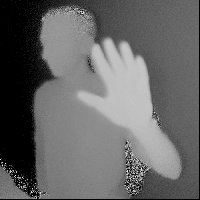
#> input picture samples/haar-training/a-rogner/00178.png, 200 x 200 px
$ python detect.py --file ../samples/haar-training/a-rogner/00178.png   (Python 2 division)
#> lines starting #> are read from the running program, lines starting #| are printed output that depends on the picture; after the words box and inside, x2 and y2 are one past the last pixel; in counts of white or black regions, pixels touching at a corner belong together
### sources/haar.py
#!/usr/bin/env python

import cv2
from optparse import OptionParser

def haarInit(cascadeXml):
	return cv2.CascadeClassifier(cascadeXml)

def haarDetectHands(classifier, im):
	return classifier.detectMultiScale(im)

# [16 lines that do not run on import are left out]

### sources/detect.py
#!/usr/bin/python

import cv
import cv2
import numpy as np
import copy
from optparse import OptionParser
import haar
import os


# [4 lines left out: function loadRawSample, not called in this run]

def loadSample(file):
  im = cv2.imread(file)
#> im is the input picture: shape (200, 200, 3); min 0, max 254, mean 102
  img = cv2.cvtColor(im, cv2.COLOR_BGR2GRAY).astype('uint8')
  return img

def extractBinary(img):
  element = cv2.getStructuringElement(cv2.MORPH_ELLIPSE, (3,3))
  #img = cv2.equalizeHist(img)

  # remove artefacts and noise
  img = cv2.erode(img, element)
  #img = cv2.dilate(img, element)

  # renormalize
  #img = ((img/np.max(img).astype('float'))*255).astype('uint8')

  thresh = findThresh(smoothHist(img))

  if thresh is not None:
    _, imb = cv2.threshold(img, thresh, 255, cv2.THRESH_BINARY)
  else:
    _, imb = cv2.threshold(img,0,255,cv2.THRESH_BINARY+cv2.THRESH_OTSU)
  return imb

def drawPolygon(im, points, color, thickness=1):

  first = None
  last  = None
  prev  = None

  for p in points:
    if first == None:
      first = p
    else:
      cv2.line(im, prev, p, color, thickness)

    prev = p
    last = p

  cv2.line(im, last, first, color, thickness)

def drawPoints(im, points, color, radius = 2):
  for p in points:
    cv2.circle(im, p, radius, color, -1)

def drawOrientation(im, ellipse, color, thickness):
  e = ellipse
  cv2.ellipse(im, (e[0], (0, e[1][1]), e[2]), color, thickness)

def bestContourAsInt(contours, minArea = -1):
  maxArea = -1
  contour = None

  for cnt in contours:
    cnt_int = cnt.astype('int')
    area = cv2.contourArea(cnt_int)
    if(area > maxArea and area > minArea):
      contour = cnt_int
      maxArea = area

  return contour

def refineHullDefects(hull, defects, contour, thresh):
  hull_refined = list(hull)
  defects_points = list()

  for d in defects:
    index = hull.index(tuple(contour[d[0][0]][0]))
    value = tuple(contour[d[0][2]][0])

    if(d[0][3] > thresh):
      hull_refined.insert(index, value)
      defects_points.append(value)

  return hull_refined, defects_points

def drawResult(im, features):
  imc = cv2.cvtColor(im, cv2.COLOR_GRAY2RGB)

  drawPolygon(imc, features.get('hull'), (0, 255, 255), 2)
  drawPolygon(imc, features.get('shape'), (0, 255, 0), 2)
  drawPoints(imc, features.get('defects'), (255, 0, 0), 4)
  drawPoints(imc, [features.get('centroid')], (255, 0, 255), 6)
  drawOrientation(imc, features.get('boundingellipse'), (0, 0, 255), 1)

  return imc

def packFeatures(contour, hull, defects, shape, rect):
  ellipse = cv2.fitEllipse(contour)

  #(x,y,w,h) = rect if rect is not None else (0,0,shape[1],shape[0])

  M = cv2.moments(contour)
  centroid_x = int(M['m10']/M['m00'])
  centroid_y = int(M['m01']/M['m00'])
  center = (centroid_x, centroid_y)


  return {'contour': contour, 'hull': hull, 'defects_nb': len(defects), 'defects': defects, 'shape': shape, 'boundingellipse': ellipse, 'angle': ellipse[2], 'centroid': center, 'rect': rect}

def findROI(img, haarc):
  hands = haar.haarDetectHands(haarc, img)

  maxi = 0
  rect = None
  for (x,y,w,h) in hands:
    if(w*h > maxi):
      maxi = w*h
      rect = (x,y,w,h)

  if rect is not None:
    (x,y,w,h) = rect
    imr = img[y:y+h, x:x+w]
  else:
    imr = img

  cv2.namedWindow("ROI")
  cv2.imshow("ROI", imr)

  return imr, rect

def loadAndProcess(file, haarc):
  return process(loadSample(file), haarc)

def process(file, haarc=None,silent=False):

  if haarc is None:
    haarc = haar.haarInit(os.path.dirname(os.path.realpath(__file__)) + '/../haar/cascade.xml')

  img_ref       = file
  img, rect     = findROI(img_ref, haarc)
#> in findROI, `hands = haar.haarDetectHands(haarc, img)`: hands = [[62, 22, 110, 110]]
#> the loop in findROI, `for (x,y,w,h) in hands:` made 1 pass
#> (x, y, w, h, maxi) on pass 1: (62, 22, 110, 110, 12100)
#> after the loop in findROI, `for (x,y,w,h) in hands:`: maxi = 12100
#> in findROI, `(x,y,w,h) = rect`: x = 62; y = 22; w = 110
#> rect = (62, 22, 110, 110)
  imb           = extractBinary(img)
#> in extractBinary, `img = cv2.erode(img, element)`:
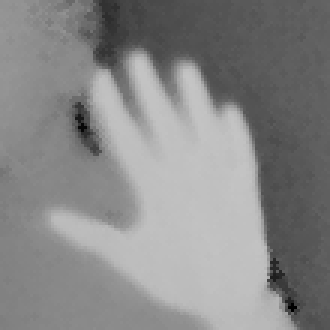
#> img: shape (110, 110) (shown 3 times larger); min 0, max 197, mean 136
#> in smoothHist, `hist_item = cv2.calcHist([im],[0],None,[256],[0,255])`: hist_item = 256 values, max 644 at index 192, min 0 at index 1, mean 47.27
#> in smoothHist, `hist=np.int32(np.around(hist_item))`: hist = 256 values, max 255 at index 192, min 0 at index 1, mean 18.73
#> in smoothHist, `data = [int(x[0]) for x in hist]`: data has the same summary as hist
#> in smoothHist, `data = np.convolve([b,b,b,b,b], data, 'same').astype('uint8')`: data = 256 values, max 168 at index 191, min 0 at index 0, mean 18.44
#> in smoothHist, `data = np.convolve([b,b,b,b,b], data, 'same').astype('uint8')`: data = 256 values, max 149 at index 191, min 0 at index 0, mean 18.19
#> in findThresh, `peaks = []`: peaks = []
#> after the loop in findThresh, `for i in range(3, len(a)-3):`: last = 190; peaks = [85, 136, 167, 190]
#> in extractBinary, `thresh = findThresh(smoothHist(img))`: thresh = 178
#> in extractBinary, `_, imb = cv2.threshold(img, thresh, 255, cv2.THRESH_BINARY)`:
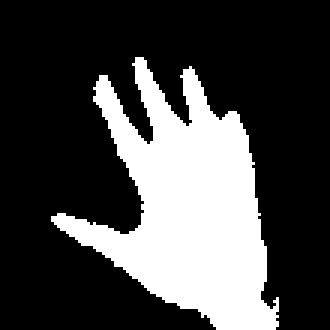
#> imb: shape (110, 110) (shown 3 times larger); 27.7% white; 1 white region
  imb_contours  = imb.copy()
  vect          = None
  img_tr = np.copy(img_ref)

  if not silent:
    debugThresh(img)
#> in debugThresh, `data = smoothHist(im)`: data = 256 values, max 179 at index 192, min 0 at index 0, mean 20.64
#> in debugThresh, `pts = np.column_stack((bins,data))`: pts = 256 pairs, first value 0 to 255, second value 0 to 179
#> in debugThresh, `thresh = findThresh(data)`: thresh = 164

  if rect is None:
    img_ref = cv2.cvtColor(img_ref,cv2.COLOR_GRAY2BGR)
    return img_ref, img_ref, None

  contours, _ = cv2.findContours(imb_contours, cv2.RETR_TREE, cv2.CHAIN_APPROX_SIMPLE)
#> contours = 1 contour; box (x1, y1, x2, y2) and area: (17, 19, 93, 110) 3174

  if contours:
    contour     = bestContourAsInt(contours)
#> the loop in bestContourAsInt, `for cnt in contours:` made 1 pass
#> (area, maxArea) on pass 1: (3174, 3174)
#> after the loop in bestContourAsInt, `for cnt in contours:`: contour = 197 rows, first 8: [45, 19], [45, 20], [44, 21], [45, 22], [45, 27], [46, 28], [46, 29], [47, 30]; maxArea = 3174
    hull        = cv2.convexHull(contour, returnPoints=False).astype('int')
#> hull = 18 values, max 196 at index 0, min 0 at index 17, mean 108.6
    defects     = cv2.convexityDefects(contour, hull)
#> defects = 13 rows, first 6: [0, 34, 17, 7098], [34, 38, 35, 114], [38, 88, 68, 7461], [90, 94, 93, 179], [94, 105, 99, 475], [105, 109, 108, 176]

    hull_points     = [tuple(p[0]) for p in cv2.convexHull(contour, returnPoints=True)]
#> hull_points = [(47, 19), (63, 22), (79, 38), (82, 45), (84, 54), (92, 99), (92, 108), (91, 109), (72, 109), (55, 100), (50, 97), (27, 81), (20, 76), (17, 73), (17, 72), (31, 29), (33, 25), (45, 19)]
    contour_points  = [tuple(p[0]) for p in contour]
#> contour_points = 197 pairs, first value 17 to 92, second value 19 to 109

    hull_refined, defects_points = refineHullDefects(hull_points, defects, contour, 2500)
#> in refineHullDefects, `hull_refined = list(hull)`: hull_refined has the same summary as hull_points in process
#> the loop in refineHullDefects, `for d in defects:` made 13 passes
#> (d, index, value) on passes 1 to 8: ([[0, 34, 17, 7098]], 17, (49, 48)), ([[34, 38, 35, 114]], 16, (33, 26)), ([[38, 88, 68, 7461]], 15, (47, 74)), ([[90, 94, 93, 179]], 12, (24, 78)), ([[94, 105, 99, 475]], 11, (36, 85)), ([[105, 109, 108, 176]], 10, (53, 98)), ([[109, 118, 112, 745]], 9, (65, 102)), ([[120, 126, 122, 256]], 6, (91, 106))
#> after the loop in refineHullDefects, `for d in defects:`: defects_points = [(49, 48), (47, 74), (62, 42)]; hull_refined = [(47, 19), (62, 42), (63, 22), (79, 38), (82, 45), (84, 54), (92, 99), (92, 108), (91, 109), (72, 109), (55, 100), (50, 97), (27, 81), (20, 76), (17, 73), (17, 72), (47, 74), (31, 29), (33, 25), (49, 48), (45, 19)]
#> defects_points = [(49, 48), (47, 74), (62, 42)]

    features = packFeatures(contour, hull_points, defects_points, hull_refined, rect)
#> in packFeatures, `ellipse = cv2.fitEllipse(contour)`: ellipse = ((59.47, 66.01), (63.46, 87.38), 145.7)
#> in packFeatures, `M = cv2.moments(contour)`: M = moments, m00 3174, centre m10/m00, m01/m00 = (62.21, 69.2)
#> in packFeatures, `centroid_x = int(M['m10']/M['m00'])`: centroid_x = 62
#> in packFeatures, `centroid_y = int(M['m01']/M['m00'])`: centroid_y = 69
#> in packFeatures, `center = (centroid_x, centroid_y)`: center = (62, 69)
#> features = 9 items

    img = drawResult(img, features)
#> the loop in drawPolygon, `for p in points:` made 18 passes
#> the loop in drawPolygon (call 2), `for p in points:` made 21 passes
#> call 3 of drawPoints, with color = (255, 0, 255), radius = 6
#> after the loop in drawPoints (call 3), `for p in points:`:
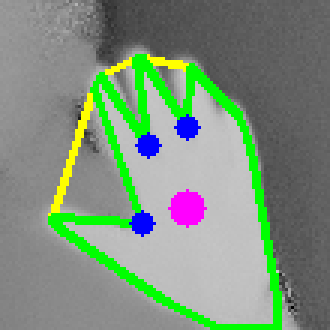
#> im: shape (110, 110, 3) (shown 3 times larger); mean B, G, R 125.8, 145.5, 126.4
#> in drawOrientation, `cv2.ellipse(im, (e[0], (0, e[1][1]), e[2]), color, thickness)`:
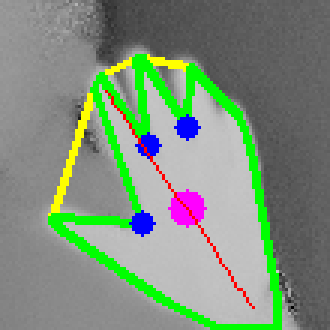
#> im: shape (110, 110, 3) (shown 3 times larger); 0.61% of pixels changed, all inside (x1, y1, x2, y2) = (35, 30, 85, 103)

    img_ref = cv2.cvtColor(img_ref,cv2.COLOR_GRAY2BGR)

    (x,y,w,h) = rect
#> x = 62; y = 22; w = 110; h = 110
    img_ref[y:y+h, x:x+w] = img
    cv2.rectangle(img_ref, (x,y), (x+w,y+h), (255,0,0))
    img_tr[y:y+h, x:x+w] = imb
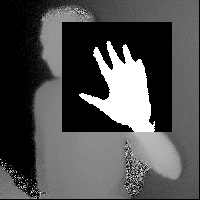
#> img_tr: shape (200, 200); min 0, max 255, mean 80.7


  else:
    img_ref = cv2.cvtColor(img_ref,cv2.COLOR_GRAY2BGR)
    img_tr = imb

  densityVect = zoning(imb)
#> in binaryCrop, `y = vertInd[0][0] if vertInd[0].size else 0`: y = 17
#> in binaryCrop, `y2 = vertInd[0][-1] if vertInd[0].size else imb.shape[0]`: y2 = 92
#> in binaryCrop, `x = horInd[0][0] if horInd[0].size else 0`: x = 19
#> in binaryCrop, `x2 = horInd[0][-1] if horInd[0].size else imb.shape[1]`: x2 = 109
#> in binaryCrop, `crop = imb[x:x2,y:y2]`:
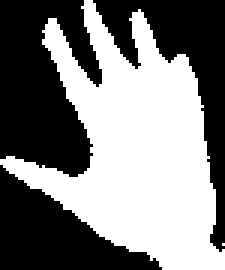
#> crop: shape (90, 75) (shown 3 times larger); 49.3% white; 2 white regions (1 under 20 px), largest, box (x1, y1, x2, y2) and area: (0, 0, 75, 90) 3326
#> after the loop in zoning, `for i in range(0,imWidth-stepW,stepW):`: density = 49 values, max 1 at index 30, min 0 at index 0, mean 0.54; x = 8
#> densityVect has the same summary as density in zoning
  img_tr = cv2.cvtColor(img_tr,cv2.COLOR_GRAY2BGR)
#> img_tr: shape (200, 200, 3)

  return img_ref, img_tr,densityVect

def smoothHist(im):
  hist_item = cv2.calcHist([im],[0],None,[256],[0,255])
  cv2.normalize(hist_item,hist_item,0,255,cv2.NORM_MINMAX)
  hist=np.int32(np.around(hist_item))

  data = [int(x[0]) for x in hist]
  b = 1/5.
  data = np.convolve([b,b,b,b,b], data, 'same').astype('uint8')
  data = np.convolve([b,b,b,b,b], data, 'same').astype('uint8')

  return data

def findThresh(a):
  peaks = []
  last = -999
  default = None

  if len(a) < 3:
    return default

  for i in range(3, len(a)-3):
    if(a[i] > a[i-3] and a[i] > a[i+3] and i-last > 4 ):
      last = i
      peaks.append(i)

  if len(peaks) > 1:
    return int(peaks[-2] + (peaks[-1] - peaks[-2])/2)
  else:
    return default

def debugThresh(im):
  cv2.namedWindow("dt")
  h = np.zeros((300,256,3))
  bins = np.arange(256).reshape(256,1)
  color = (255,0,0)

  data = smoothHist(im)

  pts = np.column_stack((bins,data))
  cv2.polylines(h,[pts],False,color)
  h=np.flipud(h).astype('uint8')

  thresh = findThresh(data)

  if thresh is not None:
    #print thresh, data[thresh]
    drawPoints(h, [(int(thresh), int(300-data[thresh]))], (0,0,255))

  cv2.imshow("dt", h)

def zoning(imb):

  cut = 7
  imHand = binaryCrop(imb)

  imWidth = imHand.shape[1]
  imHeight = imHand.shape[0]

  stepH = imHeight/cut -1
  stepW = imWidth/cut -1

  if(stepH < 1):
    stepH = 1

  if (stepW < 1):
    stepW = 1

  if imWidth <= cut or imHeight <= cut:
    return None

  density = []

  x = 1

  for i in range(0,imWidth-stepW,stepW):

    if x>cut:
      continue

    x = x+1
    y = 1

    for j in range(0,imHeight-stepH,stepH):

      if y>cut :
        continue

      y = y+1

      zone = imHand[j:j+stepH,i:i+stepW]
      zoneSize = zone.shape[0]*zone.shape[1]

      density.append(float(np.count_nonzero(zone))/float(zoneSize))


  if(len(density)!= cut*cut):
    print "Cut is too large for ROI"
    return None

  return density

def binaryCrop(imb):

  vertInd = np.where(np.argmax(imb,axis = 0)>0)
  y = vertInd[0][0] if vertInd[0].size else 0
  y2 = vertInd[0][-1] if vertInd[0].size else imb.shape[0]

  horInd = np.where(np.argmax(imb,axis = 1)>0)
  x = horInd[0][0] if horInd[0].size else 0
  x2 = horInd[0][-1] if horInd[0].size else imb.shape[1]

  crop = imb[x:x2,y:y2]
  return crop


if __name__ == '__main__' :

  parser = OptionParser()
  parser.add_option("-f", "--file", dest="filename", help="File to import", metavar="FILE")
  parser.add_option("-m", "--mode", dest="mode", help="Detection mode (if cdt)", metavar="MODE")
  (options, args) = parser.parse_args()


  cv2.namedWindow("Debug")
  cv2.namedWindow("Result")

  img_result, img_debug, density = process(loadSample(options.filename))

  cv2.imshow("Debug", img_debug)
  cv2.imshow("Result", img_result)

  debugThresh(loadSample(options.filename))
#> in debugThresh (call 2), `bins = np.arange(256).reshape(256,1)`: bins = 256 values from 0 to 255
#> in debugThresh (call 2), `data = smoothHist(im)`: data = 256 values, max 33 at index 2, min 0 at index 199, mean 6.06
#> in debugThresh (call 2), `pts = np.column_stack((bins,data))`: pts = 256 pairs, first value 0 to 255, second value 0 to 33
#> in debugThresh (call 2), `cv2.polylines(h,[pts],False,color)`:
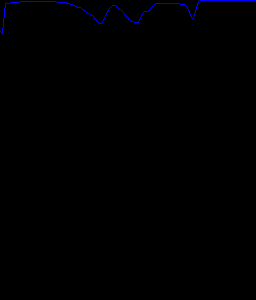
#> h: shape (300, 256, 3) float64; mean of channels 0, 1, 2 1, 0, 0; drawn as B, G, R
#> in debugThresh (call 2), `thresh = findThresh(data)`: thresh = 163

  cv2.waitKey(0)

$ run again, on samples/haar-training/a-rogner/00297.png
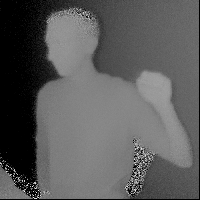
#> input picture samples/haar-training/a-rogner/00297.png, 200 x 200 px
#> in loadSample, im is the input picture: shape (200, 200, 3); min 0, max 250, mean 91.2
#> hands = [[127, 55, 58, 58], [134, 102, 59, 59]]
#> the loop in findROI, `for (x,y,w,h) in hands:` made 2 passes
#> (x, y, w, h, maxi) on passes 1 to 2: (127, 55, 58, 58, 3364), (134, 102, 59, 59, 3481)
#> after the loop in findROI, `for (x,y,w,h) in hands:`: maxi = 3481
#> in findROI, `(x,y,w,h) = rect`: x = 134; y = 102; w = 59
#> in process, `img, rect     = findROI(img_ref, haarc)`: rect = (134, 102, 59, 59)
#> hist_item = 256 values, max 339 at index 131, min 0 at index 1, mean 13.6
#> hist = 256 values, max 255 at index 131, min 0 at index 1, mean 10.26
#> in smoothHist, `data = [int(x[0]) for x in hist]`: data has the same summary as hist
#> in smoothHist, `data = np.convolve([b,b,b,b,b], data, 'same').astype('uint8')`: data = 256 values, max 171 at index 131, min 0 at index 3, mean 10.01
#> in smoothHist, `data = np.convolve([b,b,b,b,b], data, 'same').astype('uint8')`: data = 256 values, max 149 at index 131, min 0 at index 4, mean 9.77
#> in findThresh, `peaks = []`: peaks = []
#> after the loop in findThresh, `for i in range(3, len(a)-3):`: last = 130; peaks = [20, 36, 51, 76, 95, 130]
#> in extractBinary, `thresh = findThresh(smoothHist(img))`: thresh = 112
#> in extractBinary, `_, imb = cv2.threshold(img, thresh, 255, cv2.THRESH_BINARY)`:
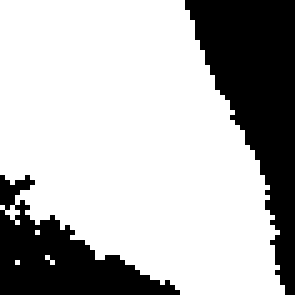
#> imb: shape (59, 59) (shown 5 times larger); 71.4% white; 2 black regions
#> in debugThresh, `data = smoothHist(im)`: data = 256 values, max 180 at index 133, min 0 at index 0, mean 12.24
#> pts = 256 pairs, first value 0 to 255, second value 0 to 180
#> in debugThresh, `thresh = findThresh(data)`: thresh = 115
#> contours = 4 contours, 3 with area under 20; largest, box (x1, y1, x2, y2) and area: (0, 0, 57, 59) 2374
#> the loop in bestContourAsInt, `for cnt in contours:` made 4 passes
#> (area, maxArea) on pass 4: (2374.5, 2374.5)
#> after the loop in bestContourAsInt, `for cnt in contours:`: contour = 87 rows, first 8: [0, 0], [0, 34], [2, 36], [3, 35], [4, 35], [5, 34], [7, 36], [5, 38]; maxArea = 2374.5
#> hull = [86, 82, 64, 60, 53, 45, 44, 43, 31, 13, 12, 0]
#> defects = [[0, 12, 6, 1792], [13, 31, 17, 1275], [31, 43, 34, 627], [45, 53, 52, 556], [53, 60, 56, 472], [60, 64, 63, 190], [64, 82, 73, 473], [82, 86, 83, 114]]
#> hull_points = [(36, 0), (38, 4), (51, 32), (53, 37), (55, 46), (56, 57), (56, 58), (36, 58), (19, 51), (3, 44), (0, 41), (0, 0)]
#> contour_points = 87 pairs, first value 0 to 56, second value 0 to 58
#> in refineHullDefects, `hull_refined = list(hull)`: hull_refined has the same summary as hull_points in process
#> the loop in refineHullDefects, `for d in defects:` made 8 passes
#> (d, index, value) on passes 1 to 8: ([[0, 12, 6, 1792]], 11, (7, 36)), ([[13, 31, 17, 1275]], 9, (4, 39)), ([[31, 43, 34, 627]], 8, (23, 50)), ([[45, 53, 52, 556]], 5, (53, 48)), ([[53, 60, 56, 472]], 4, (52, 41)), ([[60, 64, 63, 190]], 3, (51, 34)), ([[64, 82, 73, 473]], 2, (42, 17)), ([[82, 86, 83, 114]], 1, (37, 3))
#> after the loop in refineHullDefects, `for d in defects:`: defects_points = []
#> in process, `hull_refined, defects_points = refineHullDefects(hull_points, defects,..`: hull_refined has the same summary as hull_points
#> ellipse = ((20.16, 22.24), (46.75, 87.82), 138.3)
#> M = moments, m00 2374.5, centre m10/m00, m01/m00 = (26.16, 28.07)
#> centroid_x = 26
#> centroid_y = 28
#> center = (26, 28)
#> features = 9 items
#> the loop in drawPolygon, `for p in points:` made 12 passes
#> the loop in drawPolygon (call 2), `for p in points:` made 12 passes
#> in process, `(x,y,w,h) = rect`: x = 134; y = 102; w = 59
#> in binaryCrop, `y = vertInd[0][0] if vertInd[0].size else 0`: y = 37
#> y2 = 56
#> in binaryCrop, `x = horInd[0][0] if horInd[0].size else 0`: x = 35
#> x2 = 58
#> after the loop in zoning, `for i in range(0,imWidth-stepW,stepW):`: density = 49 values from 1 to 1; x = 8
#> densityVect = 49 values from 1 to 1
#> bins = 256 values from 0 to 255
#> in debugThresh (call 2), `data = smoothHist(im)`: data = 256 values, max 43 at index 131, min 0 at index 159, mean 5.97
#> pts = 256 pairs, first value 0 to 255, second value 0 to 43
#> in debugThresh (call 2), `cv2.polylines(h,[pts],False,color)`:
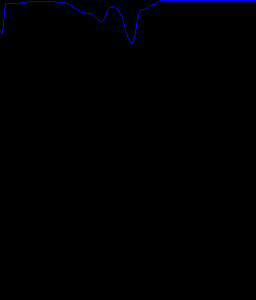
#> h: shape (300, 256, 3) float64; mean of channels 0, 1, 2 1.1, 0, 0; drawn as B, G, R

$ run again, on samples/haar-training/a-rogner/00433.png
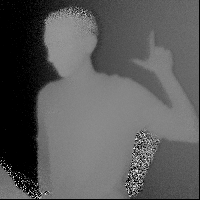
#> input picture samples/haar-training/a-rogner/00433.png, 200 x 200 px
#> in loadSample, im is the input picture: shape (200, 200, 3); min 0, max 252, mean 90.7
#> hands = [[122, 26, 66, 66]]
#> the loop in findROI, `for (x,y,w,h) in hands:` made 1 pass
#> (x, y, w, h, maxi) on pass 1: (122, 26, 66, 66, 4356)
#> after the loop in findROI, `for (x,y,w,h) in hands:`: maxi = 4356
#> in findROI, `(x,y,w,h) = rect`: x = 122; y = 26; w = 66
#> in process, `img, rect     = findROI(img_ref, haarc)`: rect = (122, 26, 66, 66)
#> hist_item = 256 values, max 214 at index 99, min 0 at index 0, mean 17.02
#> hist = 256 values, max 255 at index 99, min 0 at index 0, mean 20.28
#> in smoothHist, `data = [int(x[0]) for x in hist]`: data has the same summary as hist
#> in smoothHist, `data = np.convolve([b,b,b,b,b], data, 'same').astype('uint8')`: data = 256 values, max 205 at index 97, min 0 at index 0, mean 20.19
#> in smoothHist, `data = np.convolve([b,b,b,b,b], data, 'same').astype('uint8')`: data = 256 values, max 192 at index 98, min 0 at index 0, mean 20.07
#> in findThresh, `peaks = []`: peaks = []
#> after the loop in findThresh, `for i in range(3, len(a)-3):`: last = 124; peaks = [87, 97, 124]
#> in extractBinary, `thresh = findThresh(smoothHist(img))`: thresh = 110
#> in extractBinary, `_, imb = cv2.threshold(img, thresh, 255, cv2.THRESH_BINARY)`:
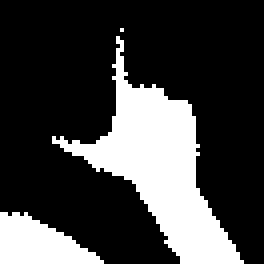
#> imb: shape (66, 66) (shown 4 times larger); 25.3% white; 3 white regions (1 under 20 px)
#> in debugThresh, `data = smoothHist(im)`: data = 256 values, max 212 at index 101, min 0 at index 0, mean 24.59
#> pts = 256 pairs, first value 0 to 255, second value 0 to 212
#> in debugThresh, `thresh = findThresh(data)`: thresh = 113
#> contours = 3 contours, 1 with area under 20; largest, box (x1, y1, x2, y2) and area: (13, 9, 61, 66) 798, (0, 53, 26, 66) 187
#> the loop in bestContourAsInt, `for cnt in contours:` made 3 passes
#> (area, maxArea) on passes 1 to 2: (187, 187), (798.5, 798.5)
#> after the loop in bestContourAsInt, `for cnt in contours:`: contour = 93 rows, first 8: [29, 9], [29, 10], [30, 11], [29, 12], [29, 15], [28, 16], [29, 17], [29, 18]; maxArea = 798.5
#> hull = [75, 74, 51, 50, 23, 22, 0]
#> defects = [[75, 0, 85, 1722], [0, 22, 12, 2958], [23, 50, 36, 1646], [51, 74, 66, 1376]]
#> hull_points = [(46, 25), (47, 26), (60, 65), (45, 65), (13, 35), (13, 34), (29, 9)]
#> contour_points = 93 pairs, first value 13 to 60, second value 9 to 65
#> in refineHullDefects, `hull_refined = list(hull)`: hull_refined has the same summary as hull_points in process
#> the loop in refineHullDefects, `for d in defects:` made 4 passes
#> (d, index, value) on passes 1 to 4: ([[75, 0, 85, 1722]], 0, (33, 22)), ([[0, 22, 12, 2958]], 6, (28, 32)), ([[23, 50, 36, 1646]], 4, (32, 44)), ([[51, 74, 66, 1376]], 2, (48, 46))
#> after the loop in refineHullDefects, `for d in defects:`: defects_points = [(28, 32)]; hull_refined = [(46, 25), (47, 26), (60, 65), (45, 65), (13, 35), (13, 34), (28, 32), (29, 9)]
#> in process, `hull_refined, defects_points = refineHullDefects(hull_points, defects,..`: defects_points = [(28, 32)]
#> ellipse = ((33.81, 34.87), (26.65, 66.73), 138.1)
#> M = moments, m00 798.5, centre m10/m00, m01/m00 = (39.74, 41.66)
#> centroid_x = 39
#> centroid_y = 41
#> center = (39, 41)
#> features = 9 items
#> after the loop in drawPolygon, `for p in points:`: first = (46, 25)
#> in process, `(x,y,w,h) = rect`: x = 122; y = 26; w = 66
#> in binaryCrop, `y = vertInd[0][0] if vertInd[0].size else 0`: y = 0
#> y2 = 60
#> in binaryCrop, `x = horInd[0][0] if horInd[0].size else 0`: x = 7
#> x2 = 52
#> crop: shape (45, 60); 24.4% white; 2 white regions (1 under 20 px), largest, box (x1, y1, x2, y2) and area: (13, 2, 52, 45) 659
#> after the loop in zoning, `for i in range(0,imWidth-stepW,stepW):`: density = 49 values, max 1 at index 33, min 0 at index 0, mean 0.283; x = 8
#> densityVect has the same summary as density in zoning
#> bins = 256 values from 0 to 255
#> in debugThresh (call 2), `data = smoothHist(im)`: data = 256 values, max 50 at index 131, min 0 at index 152, mean 5.86
#> pts = 256 pairs, first value 0 to 255, second value 0 to 50
#> in debugThresh (call 2), `cv2.polylines(h,[pts],False,color)`:
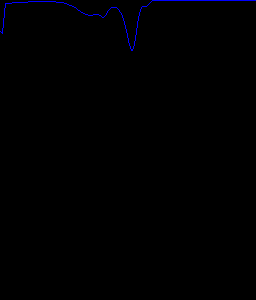
#> h: shape (300, 256, 3) float64; mean of channels 0, 1, 2 1.2, 0, 0; drawn as B, G, R
#> in debugThresh (call 2), `thresh = findThresh(data)`: thresh = 116
